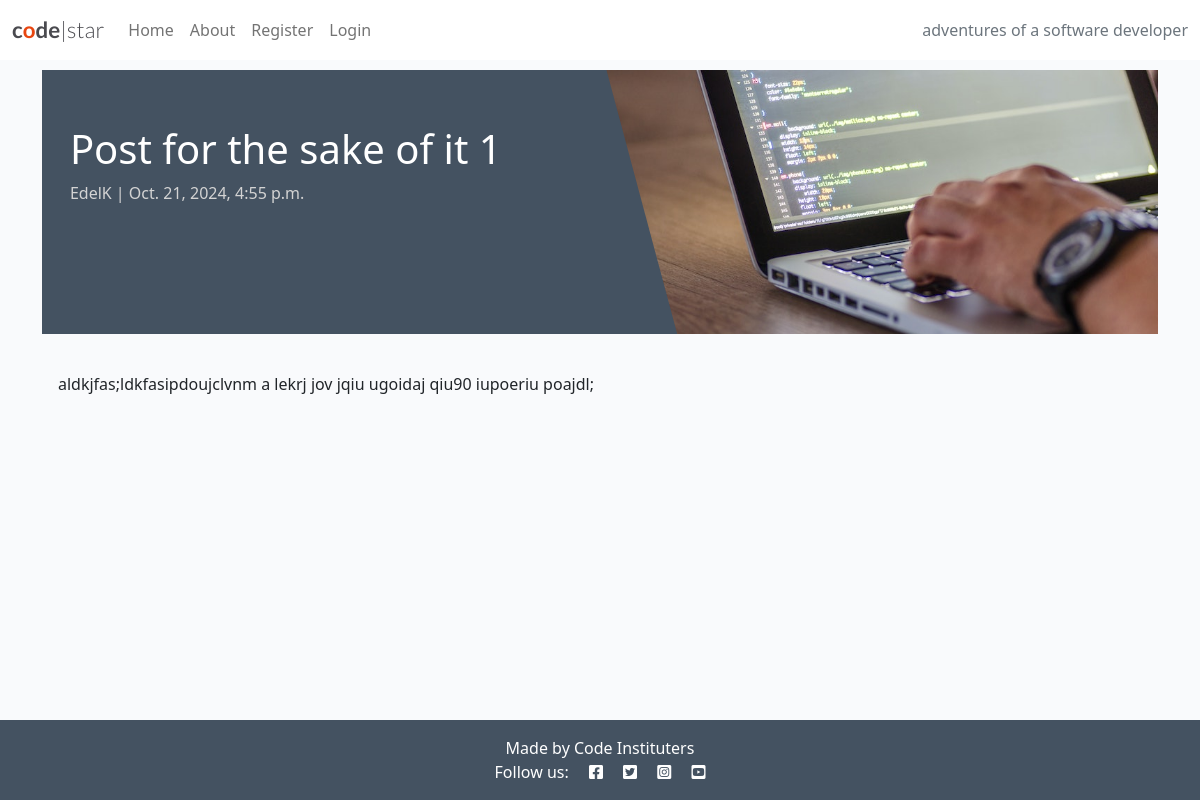
The page /post-for-the-sake-of-it/ on the database its author committed.
### blog/models.py (models this page shows, shortened)
class Post(models.Model):
    title = models.CharField(max_length=200, unique=True)
    slug = models.SlugField(max_length=200, unique=True)
    author = models.ForeignKey(
        User, on_delete=models.CASCADE, related_name="blog_posts"
    )
    content = models.TextField()
    created_on = models.DateTimeField(auto_now_add=True)
    status = models.IntegerField(choices=STATUS, default=0)
    excerpt = models.TextField(blank=True)
    updated_on = models.DateTimeField(auto_now=True)
    class Meta:
        ordering = ["-created_on"]

### blog/views.py (the view)
# urls.py: path("<slug:slug>/", views.post_detail, name="post_detail"),
def post_detail(request, slug):
    queryset = Post.objects.filter(status=1)
    post = get_object_or_404(queryset, slug=slug)
    return render(
        request,
        "blog/post_detail.html",
        {"post": post},
    )

### blog/templates/blog/post_detail.html
{% extends 'base.html' %} {% block content %}
{% load static %}
<div class="masthead">
    <div class="container">
        <div class="row g-0">
            <div class="col-md-6 masthead-text">
                <h1 class="post-title">{{ post.title }}</h1>
                <p class="post-subtitle">{{ post.author }} | {{ post.created_on }}</p>
            </div>
            <div class="d-none d-md-block col-md-6 masthead-image">
                <img src="{% static 'images/default.jpg' %}" class="scale" alt="placeholder">
            </div>
        </div>
    </div>
</div>
<div class="container">
    <div class="row">
        <div class="col card mb-4  mt-3 left  top">
            <div class="card-body">
                <p class="card-text">
                    {{ post.content | safe }}
                </p>
            </div>
        </div>
    </div>
</div>
{% endblock content %}

### static/css/style.css (style rules this page uses)
body { background-color: #F9FAFC; }
.main-bg { background-color: #F9FAFC; }
.card { border: none; background-color: transparent; }
.scale { width: 100%; height: auto; }
.masthead { margin-top: 10px; overflow: hidden; position: relative; display: inline-block; height: 33vh; width: 100%; }
.masthead-text { background-color: #445261; color: white; position: relative; }
.masthead-image { position: relative; overflow: hidden; }
.masthead-image:after { content: ""; position: absolute; top: 0; right: 90%; height: 100%; width: 150%; background: #445261; -webkit-transform: skew(15deg); -moz-transform: skew(15deg); transform: skew(15deg); z-index: 100; }
.post-title { margin-top: 10%; margin-left: 5%; }
.post-subtitle { margin-left: 5%; color: lightgray; }

### rows shown on the page
Post: title "Post for the sake of it 1", author "EdelK", created_on "Oct. 21, 2024, 4:55 p.m.", content "aldkjfas;ldkfasipdoujclvnm a lekrj jov jqiu ugoidaj qiu90 iupoeriu poajdl;"
